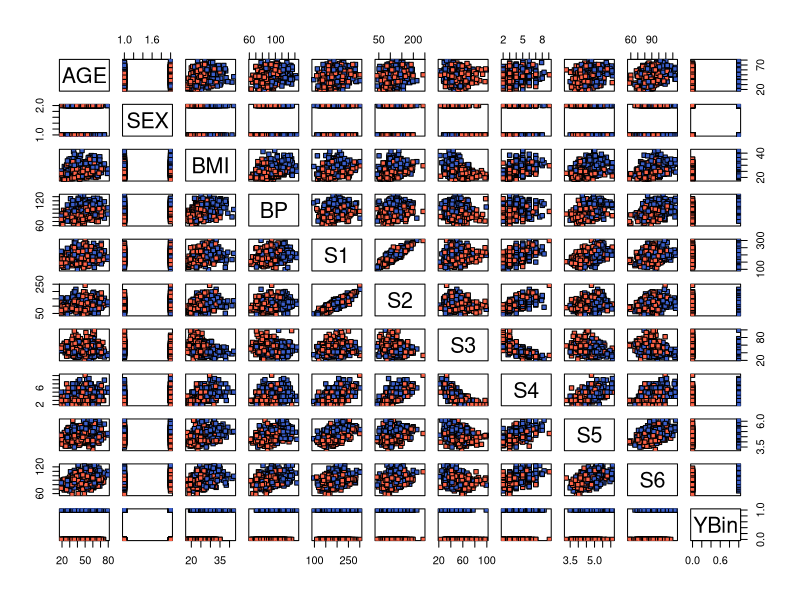
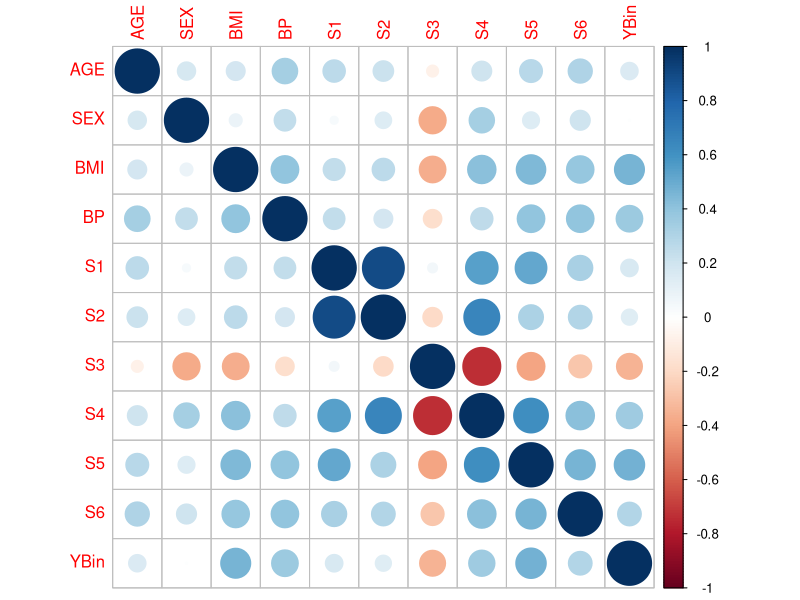
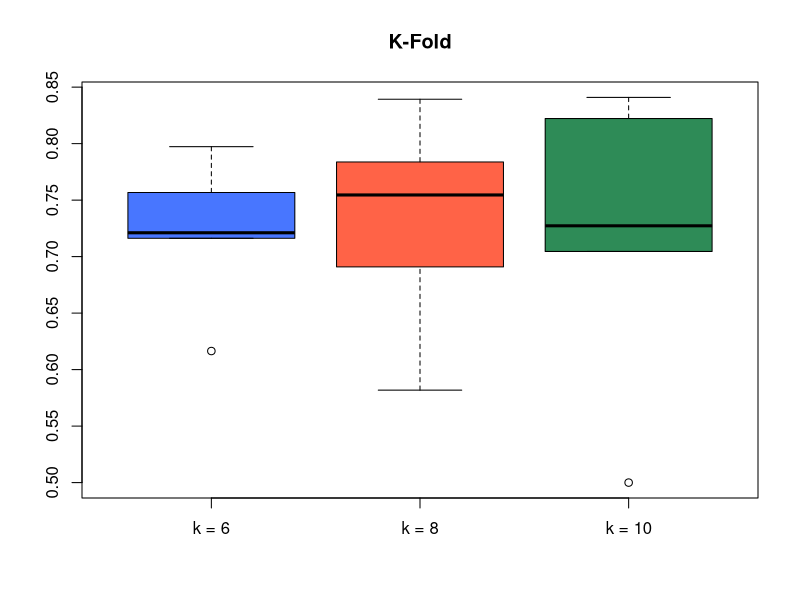
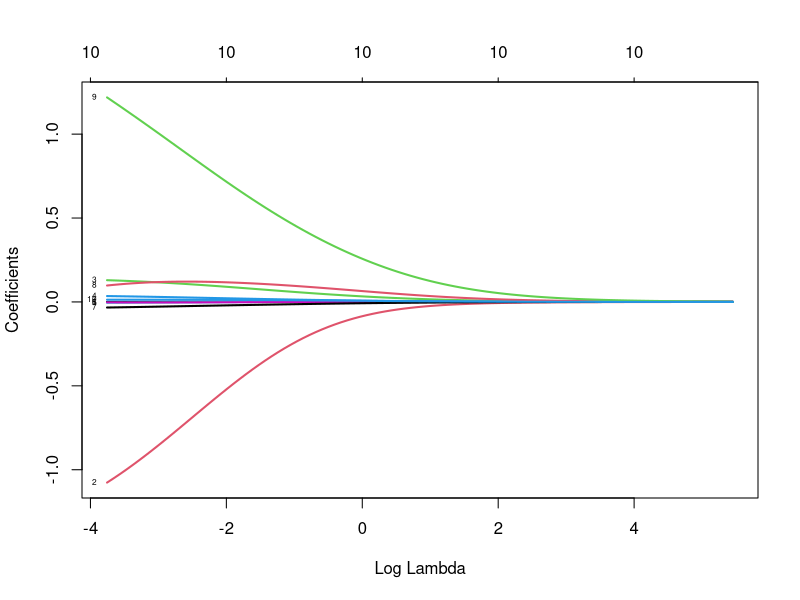
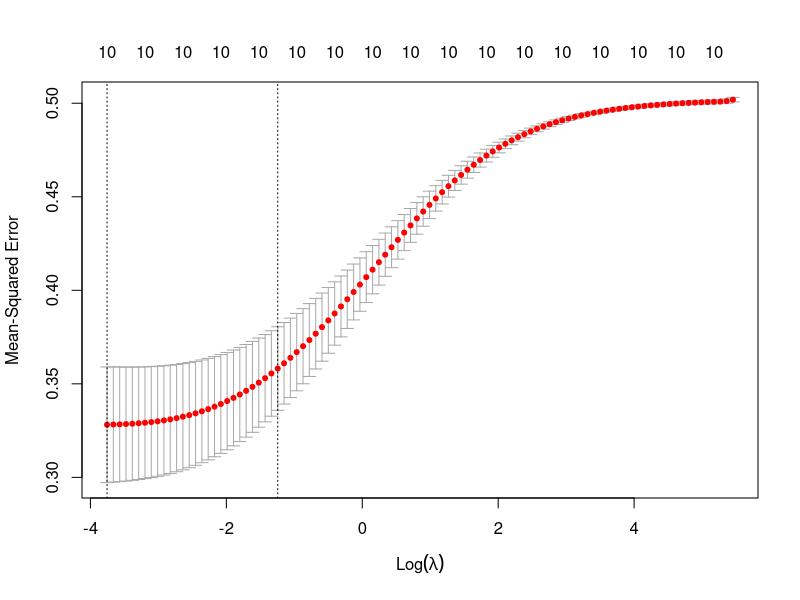
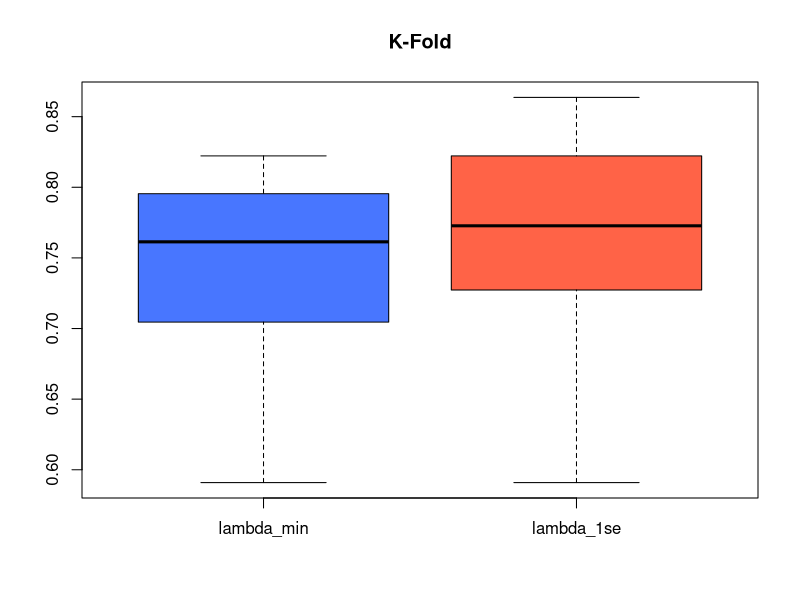
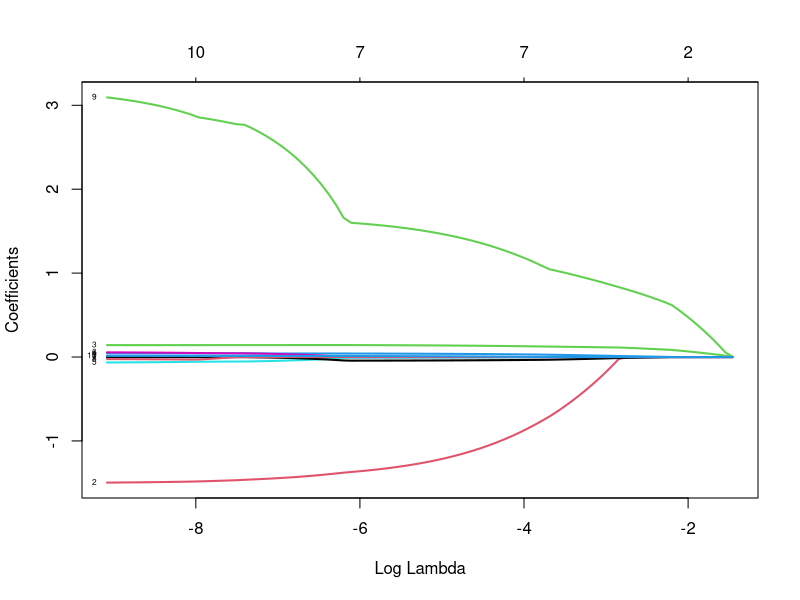
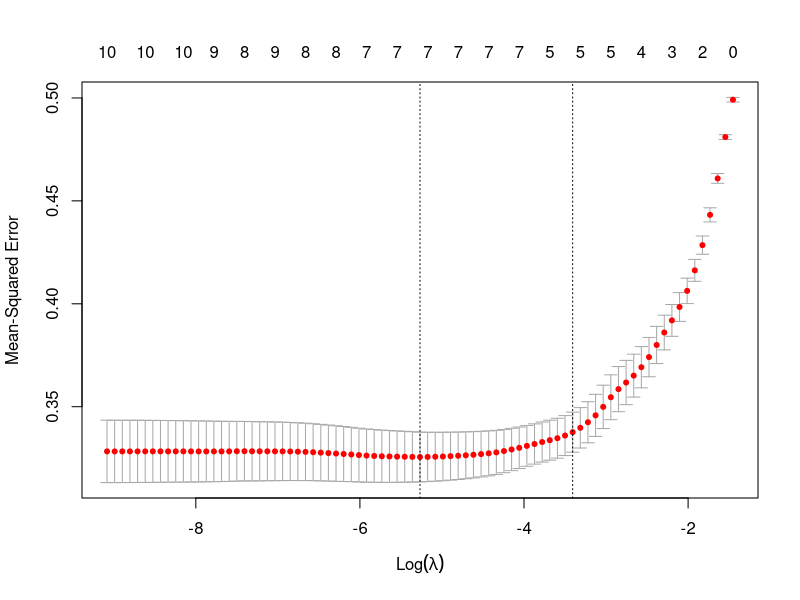

Here is the R script that generated these plots, in order:
## ---- chunk 1
knitr::opts_chunk$set(echo = TRUE, comment = NA)
rm(list=ls())
graphics.off()
library(graphics)
library(ggplot2)
library(corrplot)
library(glmnet)
## ---- chunk 2
diabetes_data <- read.table(file = "diabetes.txt", header = TRUE)
## ---- chunk 3
YBin <- as.numeric(diabetes_data$Y > median(diabetes_data$Y))
diabetes_data <- diabetes_data[,-11]
diabetes_data <- cbind(diabetes_data, YBin)
## ---- chunk 4
head(diabetes_data)
## ---- chunk 5
tail(diabetes_data)
## ---- chunk 6
pairs(diabetes_data, pch = 22, 
      bg = c("tomato1","royalblue3")[unclass(factor(diabetes_data[,"YBin"]))])
## ---- chunk 7
corr <- cor(diabetes_data)
corrplot(corr, method = "circle")
## ---- chunk 8
sample <- sample(c(TRUE, FALSE), nrow(diabetes_data), replace = TRUE, prob = c(0.8, 0.2))
train_data <- diabetes_data[sample, ]
test_data <- diabetes_data[!sample, ]
## ---- chunk 9
reg_log = glm(formula = YBin ~ ., family = binomial, data = train_data)
summary(reg_log)
## ---- chunk 10
reg_log$coefficients
## ---- chunk 11
predict_response <- predict.glm(reg_log, newdata = test_data, type = "response")
predict_response
## ---- chunk 12
predict_link <- predict.glm(reg_log, newdata = test_data, type = "link")
predict_link
## ---- chunk 13
exp(coef(reg_log))
## ---- chunk 14
prediction <- as.numeric(predict.glm(reg_log, diabetes_data, type = "response") > 0.5)
## ---- chunk 15
table(prediction)
## ---- chunk 16
table(diabetes_data$YBin)
## ---- chunk 17
confusion_matrix <- table(diabetes_data$YBin, prediction)
confusion_matrix
## ---- chunk 18
accuracy <- (confusion_matrix[1,1] + confusion_matrix[2,2]) / nrow(diabetes_data)
accuracy
## ---- chunk 19
global_error <- (confusion_matrix[1,2] + confusion_matrix[2,1]) / nrow(diabetes_data)
global_error
## ---- chunk 20
recall <- confusion_matrix[2,2] / (confusion_matrix[1,2] + confusion_matrix[2,2])
recall
## ---- chunk 21
precision <- confusion_matrix[2,2] / (confusion_matrix[2,1] + confusion_matrix[2,2])
precision
## ---- chunk 22
f1_score <- (2 * precision * recall) / (precision + recall)
f1_score
## ---- chunk 23
confusion_matrix[2,1] / nrow(diabetes_data)
## ---- chunk 24
confusion_matrix[1,2] / nrow(diabetes_data)
## ---- chunk 25
kfold_all <- function(k) # k is here the number of folds
{
  # create a vector of length number of folds
  performance <- vector(length = k)
  
  # create a sequence from 1 to k
  folds <- cut(seq(1,nrow(diabetes_data)), breaks = k, labels = FALSE)
  
  # perform k fold cross validation
  for(i in 1:k)
  {
    # split data by fold
    index <- which(folds == i, arr.ind = TRUE)
    test_data <- diabetes_data[index,]
    train_data <- diabetes_data[-index,]
    
    # train the logistic regression on the train data set
    reg_log <- glm(YBin ~ ., family = binomial, data = train_data)
    
    # make predictions
    prediction <- predict(reg_log, test_data)
    
    # compute confusion matrix
    confusion_matrix <- table(as.numeric(prediction > 0.5), diabetes_data[index,]$YBin)
    
    # compute the performance
    performance[i] <- (confusion_matrix[1,1] + confusion_matrix[2,2]) / nrow(test_data)
  }
  
  # returning the vector of performances
  return (performance)
}
## ---- chunk 26
boxplot(kfold_all(6), kfold_all(8), kfold_all(10), 
        main = "K-Fold", names = c("k = 6", "k = 8", "k = 10"), 
        col = c("royalblue1", "tomato1", "seagreen"))
## ---- chunk 27
reg_all <- glm(YBin ~., data = diabetes_data, family = binomial)
reg_none <- glm(YBin ~ 1, data = diabetes_data, family = binomial)
## ---- chunk 28
reg_forward <- step(reg_none, list(upper = reg_all), direction = 'forward')
## ---- chunk 29
reg_back <- step(reg_all, direction = 'backward')
## ---- chunk 30
reg_both <- step(reg_all, direction = 'both')
## ---- chunk 31
diabetes_reg <- lm(formula(reg_both), data = diabetes_data)
summary(diabetes_reg)
## ---- chunk 32
sample <- sample(c(TRUE, FALSE), nrow(diabetes_data), replace = TRUE, prob = c(0.8, 0.2))
train_data <- diabetes_data[sample, ]
test_data <- diabetes_data[!sample, ]
## ---- chunk 33
ridge <- glmnet(x = train_data[,-11], y = train_data$YBin, alpha = 0, family = "binomial")
plot(ridge, xvar = "lambda", label = TRUE, lwd = 2)
## ---- chunk 34
cv_ridge <- cv.glmnet(as.matrix(train_data[,-11]), train_data$YBin, 
                      family = "binomial", alpha = 0, type.measure = "mse")
plot(cv_ridge)
## ---- chunk 35
lambda_min <- cv_ridge$lambda.min
ridge_min <- glmnet(x = train_data[,-11], y = train_data$YBin, 
                    alpha = 0, family = "binomial", lambda = lambda_min)
ridge_min$beta
## ---- chunk 36
prediction_min <- as.numeric(
  predict(ridge_min, as.matrix(diabetes_data[,-11]), type = "response") > 0.5)
## ---- chunk 37
table(prediction_min)
## ---- chunk 38
confusion_matrix <- table(diabetes_data$YBin, prediction_min)
confusion_matrix
## ---- chunk 39
accuracy <- (confusion_matrix[1,1] + confusion_matrix[2,2]) / nrow(diabetes_data)
accuracy
## ---- chunk 40
lambda_1se <- cv_ridge$lambda.1se
ridge_1se <- glmnet(x = train_data[,-11], y = train_data$YBin, 
                    alpha = 0, family = "binomial", lambda = lambda_1se)
ridge_1se$beta
## ---- chunk 41
prediction_1se <- as.numeric(
  predict(ridge_1se, as.matrix(diabetes_data[,-11]), type = "response") > 0.5)
## ---- chunk 42
table(prediction_1se)
## ---- chunk 43
confusion_matrix <- table(diabetes_data$YBin, prediction_1se)
confusion_matrix
## ---- chunk 44
accuracy <- (confusion_matrix[1,1] + confusion_matrix[2,2]) / nrow(diabetes_data)
accuracy
## ---- chunk 45
kfold_ridge <- function(k, lambda)
{
  # create a vector of length number of folds
  performance <- vector(length = k)
  
  # create a sequence from 1 to k
  folds <- cut(seq(1,nrow(diabetes_data)), breaks = k, labels = FALSE)
  
  # perform 10 fold cross validation
  for(i in 1:k)
  {
    # split data by fold
    index <- which(folds == i, arr.ind = TRUE)
    test_data <- diabetes_data[index,]
    train_data <- diabetes_data[-index,]
    
    # train the logistic regression on the train data set
    reg_log <- glmnet(x = train_data[,-11], y = train_data$YBin, 
                      alpha = 0, family = "binomial", lambda = lambda)
    
    # make predictions
    prediction <- as.numeric(
      predict(reg_log, as.matrix(test_data[,-11]), type = "response") > 0.5)
    confusion_matrix <- table(prediction, test_data$YBin)
    
    # compute the performance
    performance[i] <- (confusion_matrix[1,1] + confusion_matrix[2,2]) / nrow(test_data)
  }
  
  # returning the vector of performances
  return (performance)
}
## ---- chunk 46
boxplot(kfold_ridge(10, lambda_min), kfold_ridge(10, lambda_1se), main = "K-Fold", 
        names = c("lambda_min", "lambda_1se"), col = c("royalblue1", "tomato1"))
## ---- chunk 47
lasso <- glmnet(x = train_data[,-11], y = train_data$YBin, alpha = 1, family = "binomial")
plot(lasso, xvar = "lambda", label = TRUE, lwd = 2)
## ---- chunk 48
cv_lasso <- cv.glmnet(as.matrix(train_data[,-11]), train_data$YBin, 
                      family = "binomial", alpha = 1, type.measure = "mse")
plot(cv_lasso)
## ---- chunk 49
lambda_min <- cv_lasso$lambda.min
lasso_min <- glmnet(x = train_data[,-11], y = train_data$YBin, 
                    alpha = 1, family = "binomial", lambda = lambda_min)
lasso_min$beta
## ---- chunk 50
prediction_min <- as.numeric(
  predict(lasso_min, as.matrix(diabetes_data[,-11]), type = "response") > 0.5)
## ---- chunk 51
table(prediction_min)
## ---- chunk 52
confusion_matrix <- table(diabetes_data$YBin, prediction_min)
confusion_matrix
## ---- chunk 53
accuracy <- (confusion_matrix[1,1] + confusion_matrix[2,2]) / nrow(diabetes_data)
accuracy
## ---- chunk 54
lambda_1se <- cv_lasso$lambda.1se
lasso_1se <- glmnet(x = train_data[,-11], y = train_data$YBin, 
                    alpha = 1, family = "binomial", lambda = lambda_1se)
lasso_1se$beta
## ---- chunk 55
prediction_1se <- as.numeric(
  predict(lasso_1se, as.matrix(diabetes_data[,-11]), type = "response") > 0.5)
## ---- chunk 56
table(prediction_1se)
## ---- chunk 57
confusion_matrix <- table(diabetes_data$YBin, prediction_1se)
confusion_matrix
## ---- chunk 58
accuracy <- (confusion_matrix[1,1] + confusion_matrix[2,2]) / nrow(diabetes_data)
accuracy
## ---- chunk 59
kfold_lasso <- function(k, lambda)
{
  # create a vector of length number of folds
  performance <- vector(length = k)
  
  # create a sequence from 1 to k
  folds <- cut(seq(1,nrow(diabetes_data)), breaks = k, labels = FALSE)
  
  # perform 10 fold cross validation
  for(i in 1:k)
  {
    # split data by fold
    index <- which(folds == i, arr.ind = TRUE)
    test_data <- diabetes_data[index,]
    train_data <- diabetes_data[-index,]
    
    # train the logistic regression on the train data set
    reg_log <- glmnet(x = train_data[,-11], y = train_data$YBin, 
                      alpha = 1, family = "binomial", lambda = lambda)
    
    # make predictions
    prediction <- as.numeric(
      predict(reg_log, as.matrix(test_data[,-11]), type = "response") > 0.5)
    
    confusion_matrix <- table(prediction, test_data$YBin)
    # compute the performance
    performance[i] <- (confusion_matrix[1,1] + confusion_matrix[2,2]) / nrow(test_data)
  } 
  # returning the vector of performances
  return (performance)
}
## ---- chunk 60
boxplot(kfold_lasso(10, lambda_min), kfold_lasso(10, lambda_1se), main = "K-Fold", 
        names = c("lambda_min", "lambda_1se"), col = c("royalblue1", "tomato1"))
## ---- chunk 61
kfold_none <- function(k) # k is here the number of folds
{
  # create a vector of length number of folds
  performance <- vector(length = k)
  # create a sequence from 1 to k
  folds <- cut(seq(1,nrow(diabetes_data)), breaks = k, labels = FALSE)
  # perform k fold cross validation
  for(i in 1:k)
  {
    # split data by fold
    index <- which(folds == i, arr.ind = TRUE)
    test_data <- diabetes_data[index,]
    train_data <- diabetes_data[-index,]
    # train the logistic regression on the train data set
    reg_log <- glm(YBin ~ 1, family = binomial, data = train_data)
    # make predictions
    prediction <- predict(reg_log, test_data)
    # compute confusion matrix and performance
    confusion_matrix <- table(as.numeric(prediction > 0.5), diabetes_data[index,]$YBin)
    performance[i] <- confusion_matrix[1,2] / nrow(test_data)
  }
  return (performance)
}
## ---- chunk 62
kfold_step <- function(k) # k is here the number of folds
{
  # create a vector of length number of folds
  performance <- vector(length = k)
  # create a sequence from 1 to k
  folds <- cut(seq(1,nrow(diabetes_data)), breaks = k, labels = FALSE)
  # perform k fold cross validation
  for(i in 1:k)
  {
    # split data by fold
    index <- which(folds == i, arr.ind = TRUE)
    test_data <- diabetes_data[index,]
    train_data <- diabetes_data[-index,]
    # train the logistic regression on the train data set
    reg_log <- step(glm(YBin ~ ., family = binomial, data = train_data),
                    direction = "both", trace = FALSE)
    # make predictions
    prediction <- predict(reg_log, test_data)
    # compute confusion matrix and performance
    confusion_matrix <- table(as.numeric(prediction > 0.5), diabetes_data[index,]$YBin)
    performance[i] <- (confusion_matrix[1,1] + confusion_matrix[2,2]) / nrow(test_data)
  }
  return (performance)
}
## ---- chunk 63
boxplot(kfold_none(10), kfold_all(10), kfold_step(10),
        kfold_ridge(10, cv_ridge$lambda.min), kfold_lasso(10, cv_lasso$lambda.min),
        main = "10-Fold for 5 different models", 
        names = c("Null", "Full", "Stepwise", "Ridge Min", "Lasso Min"),
        col = c("mediumorchid3", "royalblue3", "tomato1", "goldenrod2", "seagreen"))
